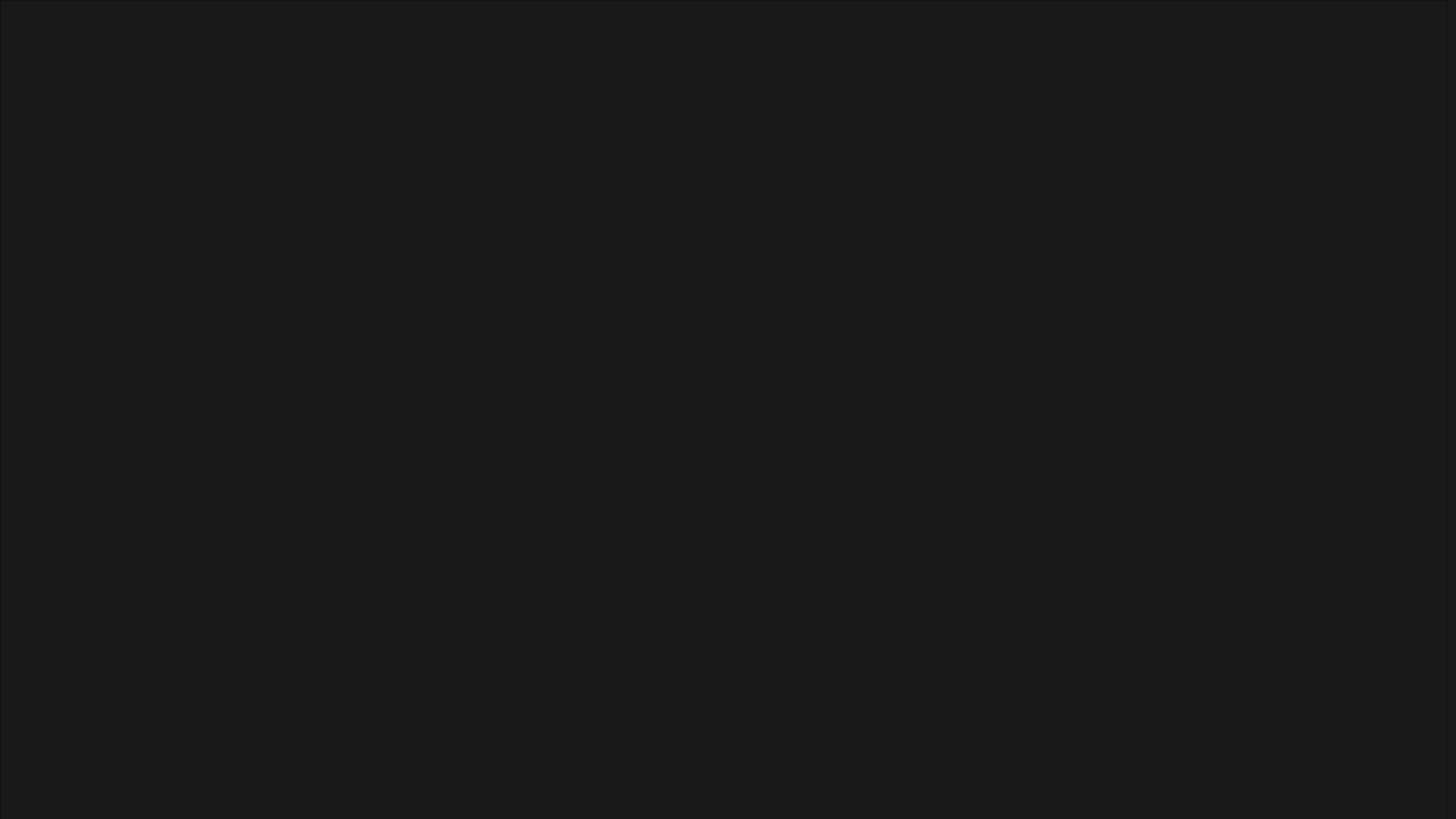
<?xml version="1.0" encoding="UTF-8"?>
<ui version="4.0">
 <class>Dialog</class>
 <widget class="QDialog" name="Dialog">
  <property name="geometry">
   <rect>
    <x>0</x>
    <y>0</y>
    <width>1600</width>
    <height>900</height>
   </rect>
  </property>
  <property name="windowTitle">
   <string>Dialog</string>
  </property>
  <property name="styleSheet">
   <string notr="true">background: #191919</string>
  </property>
  <widget class="PlotWidget" name="SpecWin_tracks">
   <property name="geometry">
    <rect>
     <x>0</x>
     <y>0</y>
     <width>1591</width>
     <height>901</height>
    </rect>
   </property>
  </widget>
 </widget>
 <customwidgets>
  <customwidget>
   <class>PlotWidget</class>
   <extends>QGraphicsView</extends>
   <header>pyqtgraph</header>
  </customwidget>
 </customwidgets>
 <resources/>
 <connections/>
</ui>
